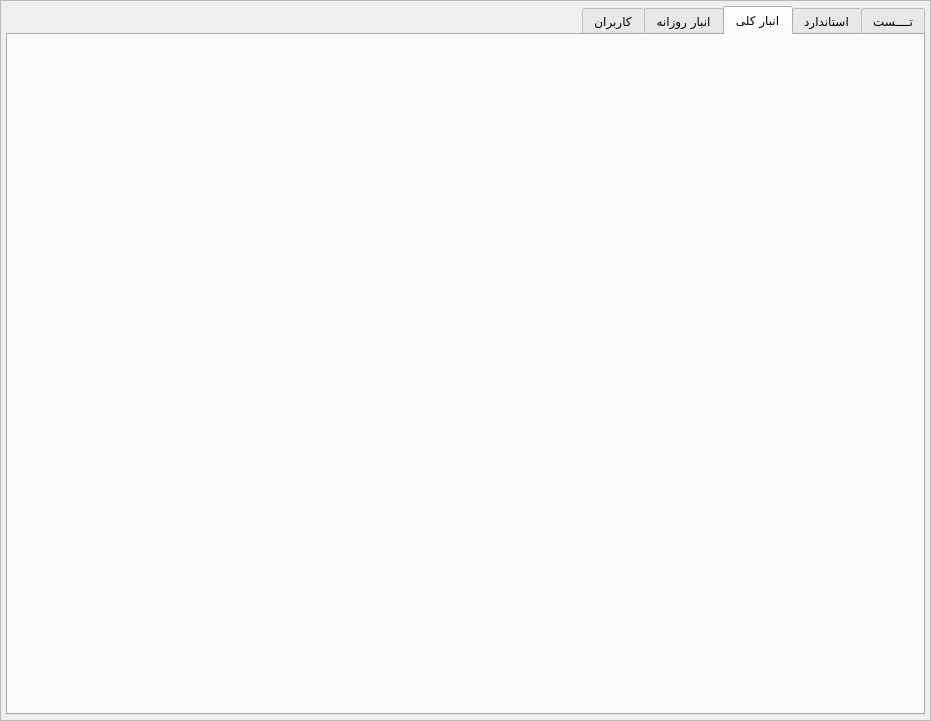
<?xml version="1.0" encoding="UTF-8"?>
<ui version="4.0">
 <class>ReportPage</class>
 <widget class="QMainWindow" name="ReportPage">
  <property name="geometry">
   <rect>
    <x>0</x>
    <y>0</y>
    <width>931</width>
    <height>721</height>
   </rect>
  </property>
  <property name="windowTitle">
   <string>MainWindow</string>
  </property>
  <widget class="QWidget" name="centralwidget">
   <layout class="QVBoxLayout" name="verticalLayout">
    <property name="spacing">
     <number>0</number>
    </property>
    <property name="leftMargin">
     <number>0</number>
    </property>
    <property name="topMargin">
     <number>0</number>
    </property>
    <property name="rightMargin">
     <number>0</number>
    </property>
    <property name="bottomMargin">
     <number>0</number>
    </property>
    <item>
     <widget class="QFrame" name="frame">
      <property name="frameShape">
       <enum>QFrame::StyledPanel</enum>
      </property>
      <property name="frameShadow">
       <enum>QFrame::Raised</enum>
      </property>
      <layout class="QVBoxLayout" name="verticalLayout_2">
       <property name="spacing">
        <number>5</number>
       </property>
       <property name="leftMargin">
        <number>5</number>
       </property>
       <property name="topMargin">
        <number>5</number>
       </property>
       <property name="rightMargin">
        <number>5</number>
       </property>
       <property name="bottomMargin">
        <number>5</number>
       </property>
       <item>
        <widget class="QTabWidget" name="tabWidget">
         <property name="font">
          <font>
           <family>IRANSansWeb(FaNum)</family>
          </font>
         </property>
         <property name="layoutDirection">
          <enum>Qt::RightToLeft</enum>
         </property>
         <property name="currentIndex">
          <number>2</number>
         </property>
         <widget class="QWidget" name="tab">
          <attribute name="title">
           <string>تــــست</string>
          </attribute>
          <layout class="QVBoxLayout" name="verticalLayout_3">
           <item>
            <widget class="QFrame" name="frame_2">
             <property name="frameShape">
              <enum>QFrame::StyledPanel</enum>
             </property>
             <property name="frameShadow">
              <enum>QFrame::Raised</enum>
             </property>
             <layout class="QGridLayout" name="gridLayout"/>
            </widget>
           </item>
          </layout>
         </widget>
         <widget class="QWidget" name="tab_3">
          <attribute name="title">
           <string>استاندارد</string>
          </attribute>
         </widget>
         <widget class="QWidget" name="tab_4">
          <attribute name="title">
           <string>انبار کلی</string>
          </attribute>
         </widget>
         <widget class="QWidget" name="tab_5">
          <attribute name="title">
           <string>انبار روزانه</string>
          </attribute>
         </widget>
         <widget class="QWidget" name="tab_2">
          <attribute name="title">
           <string>کاربران</string>
          </attribute>
         </widget>
        </widget>
       </item>
      </layout>
     </widget>
    </item>
   </layout>
  </widget>
 </widget>
 <resources/>
 <connections/>
</ui>
